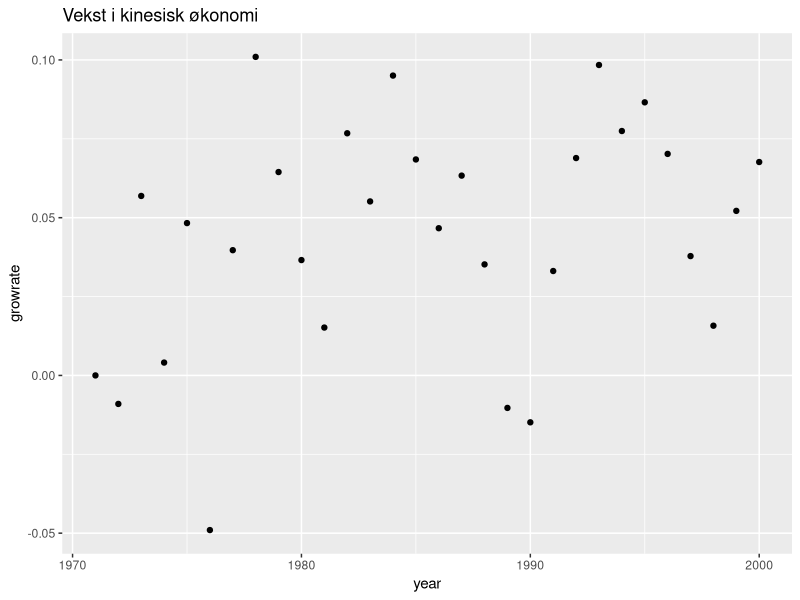
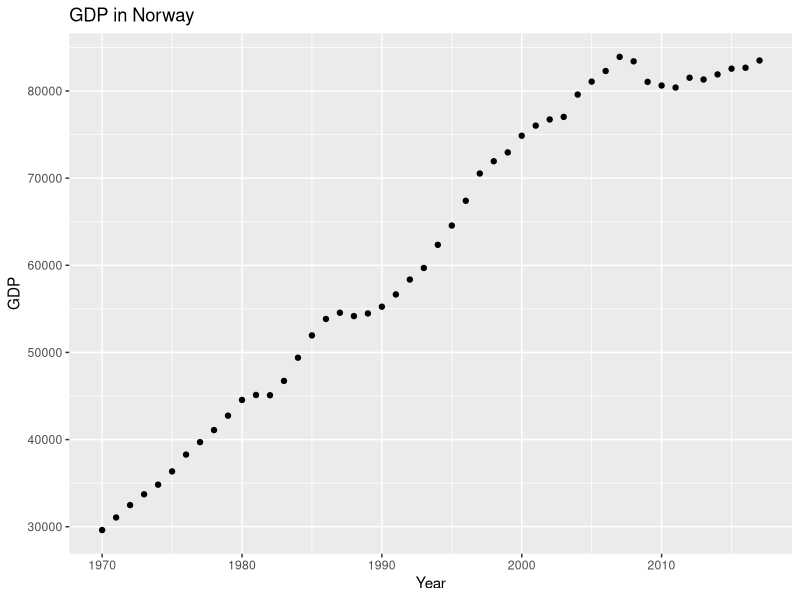

These charts were generated, in order, by the following R code:


library(readr)
library(tidyverse)
pwt = read.csv("pwt.csv", head = TRUE)

pwt = pwt[pwt$year>=1970,]

gdp_nor = pwt[pwt$country == "Norway",]
gdp_nor = data.frame(gdp_nor$year,gdp_nor$gdp)

p = ggplot(gdp_nor,aes(x = gdp_nor.year, y = gdp_nor.gdp)) + geom_point() + labs(x = "Year",y = "GDP",title = "GDP in Norway")
ggsave("GDP_norway.png",plot = p)

#grow rates for china
china_70_00 = pwt |> filter(country == "China" & year <= 2000 & year >= 1970) |> mutate(growrate = (gdp - lag(gdp))/lag(gdp))

print(pwt)

china_70_00 = china_70_00 |> filter(year > 1970)

china_70_00$growrate[1] = 0

ggplot(china_70_00) + geom_point(aes(x = year, y = growrate)) + labs(title = "Vekst i kinesisk økonomi")
